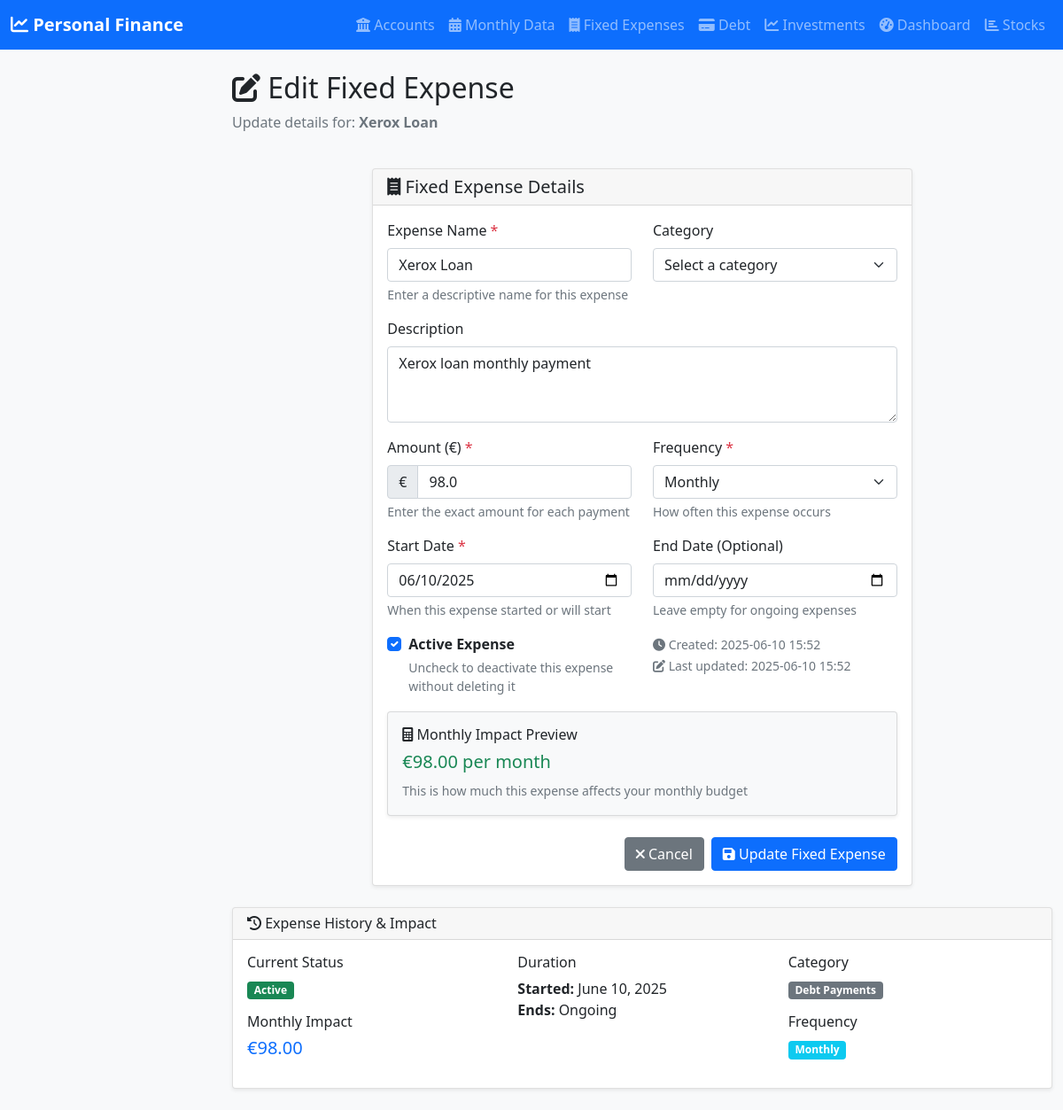
Page /edit_fixed_expense/3 on the committed database.
### app.py (models this page shows, shortened)
class FixedExpense(db.Model):
    id = db.Column(db.Integer, primary_key=True)
    name = db.Column(db.String(200), nullable=False)
    description = db.Column(db.Text)
    amount = db.Column(db.Float, nullable=False)
    frequency = db.Column(db.String(50), nullable=False, default='monthly')  # monthly, yearly, quarterly
    category = db.Column(db.String(100))
    start_date = db.Column(db.Date, nullable=False)
    end_date = db.Column(db.Date)  # Optional, for temporary expenses
    is_active = db.Column(db.Boolean, nullable=False, default=True)
    created_date = db.Column(db.DateTime, nullable=False, default=datetime.utcnow)
    updated_date = db.Column(db.DateTime, nullable=False, default=datetime.utcnow, onupdate=datetime.utcnow)

### app.py (the view, shortened to what this page needs)
@app.route('/edit_fixed_expense/<int:expense_id>', methods=['GET', 'POST'])
def edit_fixed_expense(expense_id):
    expense = FixedExpense.query.get_or_404(expense_id)
    return render_template('edit_fixed_expense.html', expense=expense)

### templates/edit_fixed_expense.html (shortened to what this page needs)
{% extends "base.html" %}
{% block content %}
<div class="row mb-4">
    <div class="col-12">
        <h2><i class="fas fa-edit"></i> Edit Fixed Expense</h2>
        <p class="text-muted">Update details for: <strong>{{ expense.name }}</strong></p>
    </div>
</div>
<div class="row">
    <div class="col-lg-8 mx-auto">
        <div class="card">
            <div class="card-header">
                <h5 class="card-title mb-0">
                    <i class="fas fa-receipt"></i> Fixed Expense Details
                </h5>
            </div>
            <div class="card-body">
                <form method="POST">
                    <div class="row">
                        <div class="col-md-6 mb-3">
                            <label for="name" class="form-label">Expense Name <span class="text-danger">*</span></label>
                            <input type="text" class="form-control" id="name" name="name" required
                                   value="{{ expense.name }}"
                                   placeholder="e.g., Netflix Subscription, Rent, Internet">
                            <div class="form-text">Enter a descriptive name for this expense</div>
                        </div>
                        <div class="col-md-6 mb-3">
                            <label for="category" class="form-label">Category</label>
                            <select class="form-select" id="category" name="category">
                                <option value="">Select a category</option>
                            </select>
                        </div>
                    </div>
                    <div class="mb-3">
                        <label for="description" class="form-label">Description</label>
                        <textarea class="form-control" id="description" name="description" rows="3"
                                  placeholder="Optional: Add any additional details about this expense">{{ expense.description or '' }}</textarea>
                    </div>
                    <div class="row">
                        <div class="col-md-6 mb-3">
                            <label for="amount" class="form-label">Amount (€) <span class="text-danger">*</span></label>
                            <div class="input-group">
                                <span class="input-group-text">€</span>
                                <input type="number" step="0.01" min="0" class="form-control" id="amount" name="amount" required
                                       value="{{ expense.amount }}"
                                       placeholder="0.00">
                            </div>
                            <div class="form-text">Enter the exact amount for each payment</div>
                        </div>
                        <div class="col-md-6 mb-3">
                            <label for="frequency" class="form-label">Frequency <span class="text-danger">*</span></label>
                            <select class="form-select" id="frequency" name="frequency" required>
                                <option value="monthly" {{ 'selected' if expense.frequency == 'monthly' }}>Monthly</option>
                            </select>
                            <div class="form-text">How often this expense occurs</div>
                        </div>
                    </div>
                    <div class="row">
                        <div class="col-md-6 mb-3">
                            <label for="start_date" class="form-label">Start Date <span class="text-danger">*</span></label>
                            <input type="date" class="form-control" id="start_date" name="start_date" required
                                   value="{{ expense.start_date.strftime('%Y-%m-%d') }}">
                            <div class="form-text">When this expense started or will start</div>
                        </div>
                        <div class="col-md-6 mb-3">
                            <label for="end_date" class="form-label">End Date (Optional)</label>
                            <input type="date" class="form-control" id="end_date" name="end_date"
                                   value="{{ expense.end_date.strftime('%Y-%m-%d') if expense.end_date else '' }}">
                            <div class="form-text">Leave empty for ongoing expenses</div>
                        </div>
                    </div>
                    <div class="row">
                        <div class="col-md-6 mb-3">
                            <div class="form-check">
                                <input class="form-check-input" type="checkbox" id="is_active" name="is_active"
                                       {{ 'checked' if expense.is_active }}>
                                <label class="form-check-label" for="is_active">
                                    <strong>Active Expense</strong>
                                </label>
                                <div class="form-text">Uncheck to deactivate this expense without deleting it</div>
                            </div>
                        </div>
                        <div class="col-md-6 mb-3">
                            <small class="text-muted">
                                <i class="fas fa-clock"></i> Created: {{ expense.created_date.strftime('%Y-%m-%d %H:%M') }}<br>
                                <i class="fas fa-edit"></i> Last updated: {{ expense.updated_date.strftime('%Y-%m-%d %H:%M') }}
                            </small>
                        </div>
                    </div>
                    <div class="row">
                        <div class="col-12">
                            <div class="card bg-light">
                                <div class="card-body">
                                    <h6><i class="fas fa-calculator"></i> Monthly Impact Preview</h6>
                                    <div id="monthly-impact" class="h5 text-primary">
                                    </div>
                                    <small class="text-muted">This is how much this expense affects your monthly budget</small>
                                </div>
                            </div>
                        </div>
                    </div>
                    <div class="d-grid gap-2 d-md-flex justify-content-md-end mt-4">
                        <a href="{{ url_for('fixed_expenses') }}" class="btn btn-secondary">
                            <i class="fas fa-times"></i> Cancel
                        </a>
                        <button type="submit" class="btn btn-primary">
                            <i class="fas fa-save"></i> Update Fixed Expense
                        </button>
                    </div>
                </form>
            </div>
        </div>
    </div>
</div>
<div class="row mt-4">
    <div class="col-12">
        <div class="card">
            <div class="card-header">
                <h6 class="card-title mb-0">
                    <i class="fas fa-history"></i> Expense History & Impact
                </h6>
            </div>
            <div class="card-body">
                <div class="row">
                    <div class="col-md-4">
                        <h6>Current Status</h6>
                        <p>
                            {% if expense.is_active %}
                                <span class="badge bg-success">Active</span>
                            {% else %}
                                <span class="badge bg-warning">Inactive</span>
                            {% endif %}
                        </p>
                        <h6>Monthly Impact</h6>
                        <p class="h5 text-primary">
                            {% if expense.frequency == 'monthly' %}
                                €{{ "%.2f"|format(expense.amount) }}
                            {% elif expense.frequency == 'yearly' %}
                                €{{ "%.2f"|format(expense.amount / 12) }}
                            {% elif expense.frequency == 'quarterly' %}
                                €{{ "%.2f"|format(expense.amount / 3) }}
                            {% endif %}
                        </p>
                    </div>
                    <div class="col-md-4">
                        <h6>Duration</h6>
                        <p>
                            <strong>Started:</strong> {{ expense.start_date.strftime('%B %d, %Y') }}<br>
                            <strong>Ends:</strong> {{ expense.end_date.strftime('%B %d, %Y') if expense.end_date else 'Ongoing' }}
                        </p>
                    </div>
                    <div class="col-md-4">
                        <h6>Category</h6>
                        <p>
                            <span class="badge bg-secondary">{{ expense.category or 'Uncategorized' }}</span>
                        </p>
                        <h6>Frequency</h6>
                        <p>
                            <span class="badge bg-info">{{ expense.frequency|title }}</span>
                        </p>
                    </div>
                </div>
            </div>
        </div>
    </div>
</div>
{% endblock %}

### templates/base.html (style rules this page uses)
body { background-color: #f8f9fa; }
.card { box-shadow: 0 0.125rem 0.25rem rgba(0, 0, 0, 0.075); border: 1px solid rgba(0, 0, 0, 0.125); }

### rows in the picture
FixedExpense: name "Xerox Loan", description "Xerox loan monthly payment", amount "98.0", start_date "06/10/2025", created_date "2025-06-10 15:52", updated_date "2025-06-10 15:52", amount "98.00", start_date "June 10, 2025", end_date "Ongoing", category "Debt Payments", frequency "Monthly"
